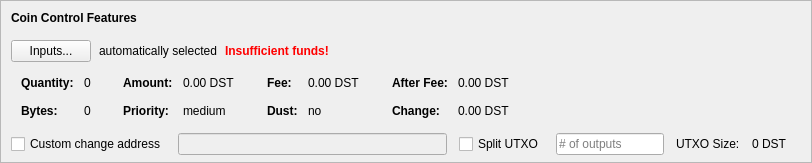
    <widget class="QFrame" name="frameCoinControl">
     <property name="sizePolicy">
      <sizepolicy hsizetype="Expanding" vsizetype="Expanding">
       <horstretch>0</horstretch>
       <verstretch>0</verstretch>
      </sizepolicy>
     </property>
     <property name="maximumSize">
      <size>
       <width>16777215</width>
       <height>16777215</height>
      </size>
     </property>
     <property name="frameShape">
      <enum>QFrame::StyledPanel</enum>
     </property>
     <property name="frameShadow">
      <enum>QFrame::Sunken</enum>
     </property>
     <layout class="QVBoxLayout" name="verticalLayoutCoinControl2">
      <property name="spacing">
       <number>0</number>
      </property>
      <property name="leftMargin">
       <number>0</number>
      </property>
      <property name="topMargin">
       <number>0</number>
      </property>
      <property name="rightMargin">
       <number>0</number>
      </property>
      <property name="bottomMargin">
       <number>6</number>
      </property>
      <item>
       <layout class="QVBoxLayout" name="verticalLayoutCoinControl" stretch="0,0,0,0,1">
        <property name="spacing">
         <number>0</number>
        </property>
        <property name="leftMargin">
         <number>10</number>
        </property>
        <property name="topMargin">
         <number>10</number>
        </property>
        <item>
         <layout class="QHBoxLayout" name="horizontalLayoutCoinControl1">
          <property name="bottomMargin">
           <number>15</number>
          </property>
          <item>
           <widget class="QLabel" name="labelCoinControlFeatures">
            <property name="sizePolicy">
             <sizepolicy hsizetype="Preferred" vsizetype="Maximum">
              <horstretch>0</horstretch>
              <verstretch>0</verstretch>
             </sizepolicy>
            </property>
            <property name="font">
             <font>
              <weight>75</weight>
              <bold>true</bold>
             </font>
            </property>
            <property name="styleSheet">
             <string notr="true">font-weight:bold;</string>
            </property>
            <property name="text">
             <string>Coin Control Features</string>
            </property>
           </widget>
          </item>
         </layout>
        </item>
        <item>
         <layout class="QHBoxLayout" name="horizontalLayoutCoinControl2" stretch="0,0,0,0">
          <property name="spacing">
           <number>8</number>
          </property>
          <property name="bottomMargin">
           <number>10</number>
          </property>
          <item>
           <widget class="QPushButton" name="pushButtonCoinControl">
            <property name="styleSheet">
             <string notr="true"/>
            </property>
            <property name="text">
             <string>Inputs...</string>
            </property>
            <property name="autoDefault">
             <bool>false</bool>
            </property>
           </widget>
          </item>
          <item>
           <widget class="QLabel" name="labelCoinControlAutomaticallySelected">
            <property name="text">
             <string>automatically selected</string>
            </property>
            <property name="margin">
             <number>5</number>
            </property>
           </widget>
          </item>
          <item>
           <widget class="QLabel" name="labelCoinControlInsuffFunds">
            <property name="font">
             <font>
              <weight>75</weight>
              <bold>true</bold>
             </font>
            </property>
            <property name="styleSheet">
             <string notr="true">color:red;font-weight:bold;</string>
            </property>
            <property name="text">
             <string>Insufficient funds!</string>
            </property>
            <property name="margin">
             <number>5</number>
            </property>
           </widget>
          </item>
          <item>
           <spacer name="horizontalSpacerCoinControl">
            <property name="orientation">
             <enum>Qt::Horizontal</enum>
            </property>
            <property name="sizeHint" stdset="0">
             <size>
              <width>40</width>
              <height>1</height>
             </size>
            </property>
           </spacer>
          </item>
         </layout>
        </item>
        <item>
         <widget class="QWidget" name="widgetCoinControl" native="true">
          <property name="sizePolicy">
           <sizepolicy hsizetype="Preferred" vsizetype="Preferred">
            <horstretch>0</horstretch>
            <verstretch>0</verstretch>
           </sizepolicy>
          </property>
          <property name="minimumSize">
           <size>
            <width>0</width>
            <height>0</height>
           </size>
          </property>
          <property name="styleSheet">
           <string notr="true"/>
          </property>
          <layout class="QHBoxLayout" name="horizontalLayoutCoinControl5">
           <property name="leftMargin">
            <number>0</number>
           </property>
           <property name="topMargin">
            <number>0</number>
           </property>
           <property name="rightMargin">
            <number>0</number>
           </property>
           <property name="bottomMargin">
            <number>0</number>
           </property>
           <item>
            <layout class="QHBoxLayout" name="horizontalLayoutCoinControl3" stretch="0,0,0,1">
             <property name="spacing">
              <number>20</number>
             </property>
             <property name="topMargin">
              <number>0</number>
             </property>
             <property name="bottomMargin">
              <number>10</number>
             </property>
             <item>
              <layout class="QFormLayout" name="formLayoutCoinControl1">
               <property name="horizontalSpacing">
                <number>10</number>
               </property>
               <property name="verticalSpacing">
                <number>14</number>
               </property>
               <property name="leftMargin">
                <number>10</number>
               </property>
               <property name="topMargin">
                <number>4</number>
               </property>
               <property name="rightMargin">
                <number>6</number>
               </property>
               <item row="0" column="0">
                <widget class="QLabel" name="labelCoinControlQuantityText">
                 <property name="font">
                  <font>
                   <weight>75</weight>
                   <bold>true</bold>
                  </font>
                 </property>
                 <property name="text">
                  <string>Quantity:</string>
                 </property>
                 <property name="margin">
                  <number>0</number>
                 </property>
                </widget>
               </item>
               <item row="0" column="1">
                <widget class="QLabel" name="labelCoinControlQuantity">
                 <property name="cursor">
                  <cursorShape>IBeamCursor</cursorShape>
                 </property>
                 <property name="contextMenuPolicy">
                  <enum>Qt::ActionsContextMenu</enum>
                 </property>
                 <property name="text">
                  <string notr="true">0</string>
                 </property>
                 <property name="margin">
                  <number>0</number>
                 </property>
                 <property name="textInteractionFlags">
                  <set>Qt::LinksAccessibleByMouse|Qt::TextSelectableByKeyboard|Qt::TextSelectableByMouse</set>
                 </property>
                </widget>
               </item>
               <item row="1" column="0">
                <widget class="QLabel" name="labelCoinControlBytesText">
                 <property name="font">
                  <font>
                   <weight>75</weight>
                   <bold>true</bold>
                  </font>
                 </property>
                 <property name="text">
                  <string>Bytes:</string>
                 </property>
                </widget>
               </item>
               <item row="1" column="1">
                <widget class="QLabel" name="labelCoinControlBytes">
                 <property name="cursor">
                  <cursorShape>IBeamCursor</cursorShape>
                 </property>
                 <property name="contextMenuPolicy">
                  <enum>Qt::ActionsContextMenu</enum>
                 </property>
                 <property name="text">
                  <string notr="true">0</string>
                 </property>
                 <property name="textInteractionFlags">
                  <set>Qt::LinksAccessibleByMouse|Qt::TextSelectableByKeyboard|Qt::TextSelectableByMouse</set>
                 </property>
                </widget>
               </item>
              </layout>
             </item>
             <item>
              <layout class="QFormLayout" name="formLayoutCoinControl2">
               <property name="horizontalSpacing">
                <number>10</number>
               </property>
               <property name="verticalSpacing">
                <number>14</number>
               </property>
               <property name="leftMargin">
                <number>6</number>
               </property>
               <property name="topMargin">
                <number>4</number>
               </property>
               <property name="rightMargin">
                <number>6</number>
               </property>
               <item row="0" column="0">
                <widget class="QLabel" name="labelCoinControlAmountText">
                 <property name="font">
                  <font>
                   <weight>75</weight>
                   <bold>true</bold>
                  </font>
                 </property>
                 <property name="text">
                  <string>Amount:</string>
                 </property>
                 <property name="margin">
                  <number>0</number>
                 </property>
                </widget>
               </item>
               <item row="0" column="1">
                <widget class="QLabel" name="labelCoinControlAmount">
                 <property name="cursor">
                  <cursorShape>IBeamCursor</cursorShape>
                 </property>
                 <property name="contextMenuPolicy">
                  <enum>Qt::ActionsContextMenu</enum>
                 </property>
                 <property name="text">
                  <string notr="true">0.00 DST</string>
                 </property>
                 <property name="textInteractionFlags">
                  <set>Qt::LinksAccessibleByMouse|Qt::TextSelectableByKeyboard|Qt::TextSelectableByMouse</set>
                 </property>
                </widget>
               </item>
               <item row="1" column="0">
                <widget class="QLabel" name="labelCoinControlPriorityText">
                 <property name="font">
                  <font>
                   <weight>75</weight>
                   <bold>true</bold>
                  </font>
                 </property>
                 <property name="text">
                  <string>Priority:</string>
                 </property>
                </widget>
               </item>
               <item row="1" column="1">
                <widget class="QLabel" name="labelCoinControlPriority">
                 <property name="cursor">
                  <cursorShape>IBeamCursor</cursorShape>
                 </property>
                 <property name="contextMenuPolicy">
                  <enum>Qt::ActionsContextMenu</enum>
                 </property>
                 <property name="text">
                  <string>medium</string>
                 </property>
                 <property name="textInteractionFlags">
                  <set>Qt::LinksAccessibleByMouse|Qt::TextSelectableByKeyboard|Qt::TextSelectableByMouse</set>
                 </property>
                </widget>
               </item>
              </layout>
             </item>
             <item>
              <layout class="QFormLayout" name="formLayoutCoinControl3">
               <property name="horizontalSpacing">
                <number>10</number>
               </property>
               <property name="verticalSpacing">
                <number>14</number>
               </property>
               <property name="leftMargin">
                <number>6</number>
               </property>
               <property name="topMargin">
                <number>4</number>
               </property>
               <property name="rightMargin">
                <number>6</number>
               </property>
               <item row="0" column="0">
                <widget class="QLabel" name="labelCoinControlFeeText">
                 <property name="font">
                  <font>
                   <weight>75</weight>
                   <bold>true</bold>
                  </font>
                 </property>
                 <property name="text">
                  <string>Fee:</string>
                 </property>
                 <property name="margin">
                  <number>0</number>
                 </property>
                </widget>
               </item>
               <item row="0" column="1">
                <widget class="QLabel" name="labelCoinControlFee">
                 <property name="cursor">
                  <cursorShape>IBeamCursor</cursorShape>
                 </property>
                 <property name="contextMenuPolicy">
                  <enum>Qt::ActionsContextMenu</enum>
                 </property>
                 <property name="text">
                  <string notr="true">0.00 DST</string>
                 </property>
                 <property name="textInteractionFlags">
                  <set>Qt::LinksAccessibleByMouse|Qt::TextSelectableByKeyboard|Qt::TextSelectableByMouse</set>
                 </property>
                </widget>
               </item>
               <item row="1" column="0">
                <widget class="QLabel" name="labelCoinControlLowOutputText">
                 <property name="font">
                  <font>
                   <weight>75</weight>
                   <bold>true</bold>
                  </font>
                 </property>
                 <property name="text">
                  <string>Dust:</string>
                 </property>
                </widget>
               </item>
               <item row="1" column="1">
                <widget class="QLabel" name="labelCoinControlLowOutput">
                 <property name="cursor">
                  <cursorShape>IBeamCursor</cursorShape>
                 </property>
                 <property name="contextMenuPolicy">
                  <enum>Qt::ActionsContextMenu</enum>
                 </property>
                 <property name="text">
                  <string>no</string>
                 </property>
                 <property name="textInteractionFlags">
                  <set>Qt::LinksAccessibleByMouse|Qt::TextSelectableByKeyboard|Qt::TextSelectableByMouse</set>
                 </property>
                </widget>
               </item>
              </layout>
             </item>
             <item>
              <layout class="QFormLayout" name="formLayoutCoinControl4">
               <property name="horizontalSpacing">
                <number>10</number>
               </property>
               <property name="verticalSpacing">
                <number>14</number>
               </property>
               <property name="leftMargin">
                <number>6</number>
               </property>
               <property name="topMargin">
                <number>4</number>
               </property>
               <property name="rightMargin">
                <number>6</number>
               </property>
               <item row="0" column="0">
                <widget class="QLabel" name="labelCoinControlAfterFeeText">
                 <property name="font">
                  <font>
                   <weight>75</weight>
                   <bold>true</bold>
                  </font>
                 </property>
                 <property name="text">
                  <string>After Fee:</string>
                 </property>
                 <property name="margin">
                  <number>0</number>
                 </property>
                </widget>
               </item>
               <item row="0" column="1">
                <widget class="QLabel" name="labelCoinControlAfterFee">
                 <property name="cursor">
                  <cursorShape>IBeamCursor</cursorShape>
                 </property>
                 <property name="contextMenuPolicy">
                  <enum>Qt::ActionsContextMenu</enum>
                 </property>
                 <property name="text">
                  <string notr="true">0.00 DST</string>
                 </property>
                 <property name="textInteractionFlags">
                  <set>Qt::LinksAccessibleByMouse|Qt::TextSelectableByKeyboard|Qt::TextSelectableByMouse</set>
                 </property>
                </widget>
               </item>
               <item row="1" column="0">
                <widget class="QLabel" name="labelCoinControlChangeText">
                 <property name="font">
                  <font>
                   <weight>75</weight>
                   <bold>true</bold>
                  </font>
                 </property>
                 <property name="text">
                  <string>Change:</string>
                 </property>
                </widget>
               </item>
               <item row="1" column="1">
                <widget class="QLabel" name="labelCoinControlChange">
                 <property name="cursor">
                  <cursorShape>IBeamCursor</cursorShape>
                 </property>
                 <property name="contextMenuPolicy">
                  <enum>Qt::ActionsContextMenu</enum>
                 </property>
                 <property name="text">
                  <string notr="true">0.00 DST</string>
                 </property>
                 <property name="textInteractionFlags">
                  <set>Qt::LinksAccessibleByMouse|Qt::TextSelectableByKeyboard|Qt::TextSelectableByMouse</set>
                 </property>
                </widget>
               </item>
              </layout>
             </item>
            </layout>
           </item>
          </layout>
         </widget>
        </item>
        <item>
         <layout class="QHBoxLayout" name="horizontalLayoutCoinControl4" stretch="0,0,0,0,0,0,0">
          <property name="spacing">
           <number>12</number>
          </property>
          <property name="sizeConstraint">
           <enum>QLayout::SetDefaultConstraint</enum>
          </property>
          <property name="topMargin">
           <number>5</number>
          </property>
          <property name="rightMargin">
           <number>5</number>
          </property>
          <item>
           <widget class="QCheckBox" name="checkBoxCoinControlChange">
            <property name="toolTip">
             <string>If this is activated, but the change address is empty or invalid, change will be sent to a newly generated address.</string>
            </property>
            <property name="text">
             <string>Custom change address</string>
            </property>
           </widget>
          </item>
          <item>
           <widget class="QValidatedLineEdit" name="lineEditCoinControlChange">
            <property name="enabled">
             <bool>false</bool>
            </property>
            <property name="sizePolicy">
             <sizepolicy hsizetype="Expanding" vsizetype="Fixed">
              <horstretch>0</horstretch>
              <verstretch>0</verstretch>
             </sizepolicy>
            </property>
           </widget>
          </item>
          <item>
           <widget class="QCheckBox" name="splitBlockCheckBox">
            <property name="text">
             <string>Split UTXO</string>
            </property>
           </widget>
          </item>
          <item>
           <widget class="QLineEdit" name="splitBlockLineEdit">
            <property name="sizePolicy">
             <sizepolicy hsizetype="Fixed" vsizetype="Fixed">
              <horstretch>50</horstretch>
              <verstretch>0</verstretch>
             </sizepolicy>
            </property>
            <property name="placeholderText">
             <string># of outputs</string>
            </property>
           </widget>
          </item>
          <item>
           <widget class="QLabel" name="labelBlockSizeText">
            <property name="text">
             <string>UTXO Size:</string>
            </property>
           </widget>
          </item>
          <item>
           <widget class="QLabel" name="labelBlockSize">
            <property name="text">
             <string>0 DST</string>
            </property>
           </widget>
          </item>
          <item>
           <widget class="QLabel" name="labelCoinControlChangeLabel">
            <property name="sizePolicy">
             <sizepolicy hsizetype="Preferred" vsizetype="Expanding">
              <horstretch>0</horstretch>
              <verstretch>0</verstretch>
             </sizepolicy>
            </property>
            <property name="minimumSize">
             <size>
              <width>0</width>
              <height>0</height>
             </size>
            </property>
            <property name="text">
             <string/>
            </property>
            <property name="margin">
             <number>3</number>
            </property>
           </widget>
          </item>
         </layout>
        </item>
        <item>
         <spacer name="verticalSpacerCoinControl">
          <property name="orientation">
           <enum>Qt::Vertical</enum>
          </property>
          <property name="sizeHint" stdset="0">
           <size>
            <width>800</width>
            <height>1</height>
           </size>
          </property>
         </spacer>
        </item>
       </layout>
      </item>
     </layout>
    </widget>
